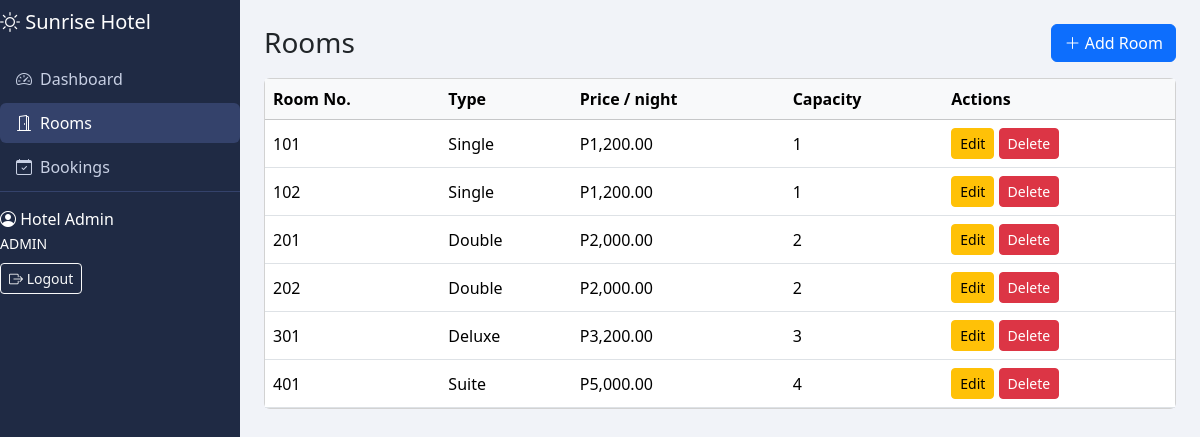
Screenshot of /admin_rooms.php (signed in) with the database file from the repository.
### tables this page shows
CREATE TABLE rooms (
    id INT AUTO_INCREMENT PRIMARY KEY,
    room_number VARCHAR(10) NOT NULL UNIQUE,
    type ENUM('Single','Double','Deluxe','Suite') NOT NULL,
    price DECIMAL(10,2) NOT NULL,
    capacity INT NOT NULL
);

### admin_rooms.php (the view, shortened to what this page needs)
<?php
require 'config.php';
$rooms = $db->query('SELECT * FROM rooms ORDER BY room_number')->fetchAll(PDO::FETCH_ASSOC);
include 'header.php';
?>
<div class="d-flex justify-content-between align-items-center mb-3">
    <h3 class="mb-0">Rooms</h3>
    <a href="room_form.php" class="btn btn-primary"><i class="bi bi-plus-lg"></i> Add Room</a>
</div>
<div class="card">
<div class="table-responsive">
<table class="table table-hover mb-0 align-middle">
    <thead class="table-light">
        <tr><th>Room No.</th><th>Type</th><th>Price / night</th><th>Capacity</th><th>Actions</th></tr>
    </thead>
    <tbody>
    <?php foreach ($rooms as $r): ?>
        <tr>
            <td><?= e($r['room_number']) ?></td>
            <td><?= e($r['type']) ?></td>
            <td><?= peso($r['price']) ?></td>
            <td><?= $r['capacity'] ?></td>
            <td class="text-nowrap">
                <a href="room_form.php?id=<?= $r['id'] ?>" class="btn btn-sm btn-warning">Edit</a>
                <form method="post" action="room_delete.php" class="d-inline" onsubmit="return confirm('Delete this room?');">
                    <button type="submit" class="btn btn-sm btn-danger">Delete</button>
                </form>
            </td>
        </tr>
    <?php endforeach; ?>
    </tbody>
</table>
</div>
</div>
<?php include 'footer.php'; ?>

### style.css (style rules this page uses)
body { background-color: #f1f3f8; }

### rows the page displays
rooms: room_number "101", type "Single", price "P1,200.00", capacity "1"
rooms: room_number "102", type "Single", price "P1,200.00", capacity "1"
rooms: room_number "201", type "Double", price "P2,000.00", capacity "2"
rooms: room_number "202", type "Double", price "P2,000.00", capacity "2"
rooms: room_number "301", type "Deluxe", price "P3,200.00", capacity "3"
rooms: room_number "401", type "Suite", price "P5,000.00", capacity "4"

### other values shown
$label "Dashboard Rooms Bookings"
$_SESSION['full_name'] "Hotel Admin"
$_SESSION['role'] "ADMIN"
